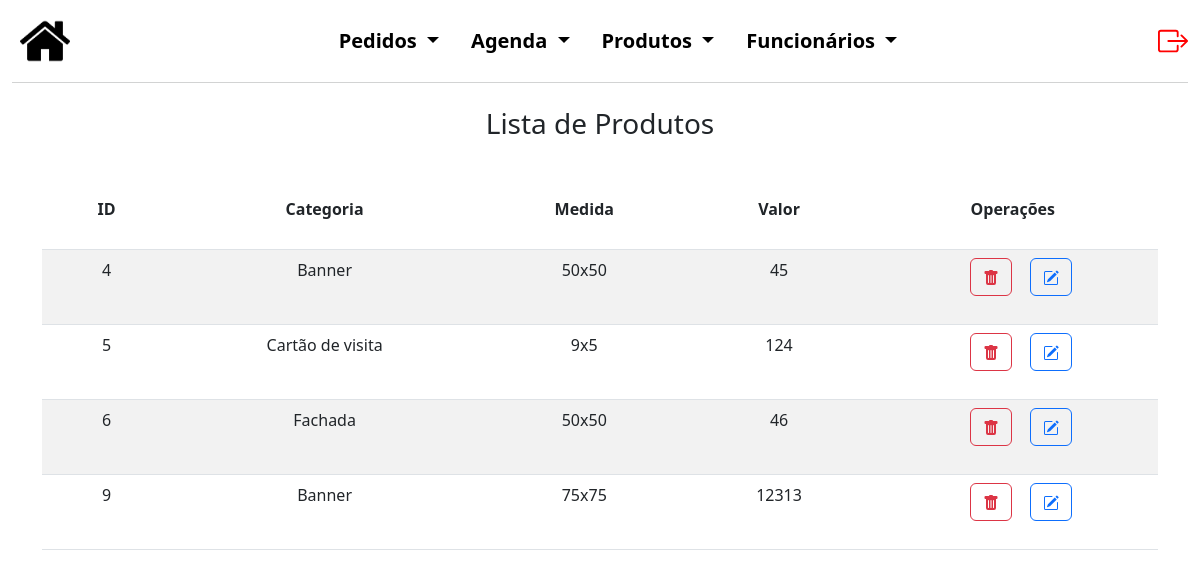
Page /produto/editProd.php (signed in) on the committed database.
### tables this page shows
CREATE TABLE `produtos` (
  `codPro` int(5) NOT NULL,
  `codCat` varchar(50) NOT NULL,
  `medida` varchar(50) NOT NULL,
  `valor` decimal(10,0) NOT NULL
);

### produto/editProd.php (the view, shortened to what this page needs)
<?php
$conexao = novaConexao();
$registros = [];
$erro = false;
try {
    $sql = "SELECT * FROM produtos";
    $stmt = $conexao->prepare($sql);
    $stmt->execute();
    $registros = $stmt->fetchAll(PDO::FETCH_ASSOC);
} catch (PDOException $e) {
    $erro = true;
    echo "Erro: " . $e->getMessage();
}
?>
<!DOCTYPE html>
<html lang="pt-BR">
<head>
    <link href="https://cdn.jsdelivr.net/npm/bootstrap@5.3.0/dist/css/bootstrap.min.css" rel="stylesheet">
    <link rel="stylesheet" href="../style.css">
</head>
<body>
    <div class="container-fluid cabecalho">
        <nav class="navbar navbar-light navbar-expand-md" style="background-color: #FFFF;">
            <a class="nav justify-content-start m-2" href="../admInicial.php">
                <img src="../img/back.png">
            </a>
            <div class="collapse navbar-collapse justify-content-center" id="navegacao">
                <ul class="nav nav-pills justify-content-center listas">
                    <li class="nav-item dropdown">
                        <a class="nav-link dropdown-toggle cor_fonte" href="#" id="navbarDropdownMenuLink"
                            data-bs-toggle="dropdown" aria-haspopup="true" aria-expanded="false">
                            Pedidos
                        </a>
                    </li>
                    <li class="nav-item dropdown">
                        <a class="nav-link dropdown-toggle cor_fonte" href="#" id="navbarDropdownMenuLink"
                            data-bs-toggle="dropdown" aria-haspopup="true" aria-expanded="false">
                            Agenda
                        </a>
                    </li>
                    <li class="nav-item dropdown">
                        <a class="nav-link dropdown-toggle cor_fonte" href="#" id="navbarDropdownMenuLink"
                            data-bs-toggle="dropdown" aria-haspopup="true" aria-expanded="false">
                            Produtos
                        </a>
                    </li>
                    <li class="nav-item dropdown">
                        <a class="nav-link dropdown-toggle cor_fonte" href="#" id="navbarDropdownMenuLink"
                            data-bs-toggle="dropdown" aria-haspopup="true" aria-expanded="false">
                            Funcionários
                        </a>
                    </li>
                </ul>
            </div>
            <a href="../logout.php" class="nav-link justify-content-end" style="color: red;">
            </a>
        </nav>
    </div>
    <h3 class="text-center mb-5">Lista de Produtos</h3>
    <?php if ($erro): ?>
        <div class="alert alert-danger" role="alert">
            Não foi possível carregar os dados.
        </div>
    <?php else: ?>
        <div class="container consContainer">
            <table class="table table-striped">
                <thead>
                    <tr>
                        <th>
                            <div class="row justify-content-center text-center titleCons">
                                ID
                            </div>
                        </th>
                        <th>
                            <div class="row justify-content-center text-center titleCons">
                                Categoria
                            </div>
                        </th>
                        <th>
                            <div class="row justify-content-center text-center titleCons">
                                Medida
                            </div>
                        </th>
                        <th>
                            <div class="row justify-content-center text-center titleCons">
                                Valor
                            </div>
                        </th>
                        <th>
                            <div class="row justify-content-center text-center titleCons">
                                Operações
                            </div>
                        </th>
                    </tr>
                </thead>
                <tbody>
                    <?php foreach ($registros as $registro): ?>
                        <tr>
                            <td>
                                <div class="row justify-content-center registro">
                                    <?php echo ($registro['codPro']); ?>
                                </div>
                            </td>
                            <td>
                                <div class="row justify-content-center registro">
                                    <?php echo ($registro['codCat']); ?>
                                </div>
                            </td>
                            <td>
                                <div class="row justify-content-center registro">
                                    <?php echo ($registro['medida']); ?>
                                </div>
                            </td>
                            <td>
                                <div class="row justify-content-center registro">
                                    <?php echo ($registro['valor']); ?>
                                </div>
                            </td>
                            <td>
                                <div class="row text-center justify-content-center operacoes">
                                    <div class="col-2 oprBtn">
                                        <form method="POST">
                                            <button type="submit" name="delete" class="btn btn-outline-danger">
                                            </button>
                                        </form>
                                    </div>
                                    <div class="col-2 oprBtn">
                                        <form method="POST">
                                            <button type="submit" name="edit" class="btn btn-outline-primary">
                                            </button>
                                        </form>
                                    </div>
                                </div>
                            </td>
                        </tr>
                    <?php endforeach; ?>
                </tbody>
            </table>
        </div>
    <?php endif; ?>
</body>
</html>

### style.css (style rules this page uses)
.cabecalho { margin-bottom: 2%; }
.cor_fonte { color: black; font-weight: bold; text-decoration: none; font-size: 20px; }
.cabecalho img { height: 50px; }
#navbarDropdownMenuLink { background-color: #ffffff; }
nav { border-bottom: 1px solid rgb(210, 211, 211); }
.nav-item.dropdown .nav-link { color: black }
.row { margin-bottom: 20px; }
.consContainer { width: 100%; }
.titleCons { margin-left: 15px; margin-right: 15px; }
.oprBtn { margin-left: 5px; margin-right: 5px; }
.registro { margin-left: 10px; margin-right: 10px }

### rows in the picture
produtos: codPro "4", codCat "Banner", medida "50x50", valor "45"
produtos: codPro "5", codCat "Cartão de visita", medida "9x5", valor "124"
produtos: codPro "6", codCat "Fachada", medida "50x50", valor "46"
produtos: codPro "9", codCat "Banner", medida "75x75", valor "12313"
